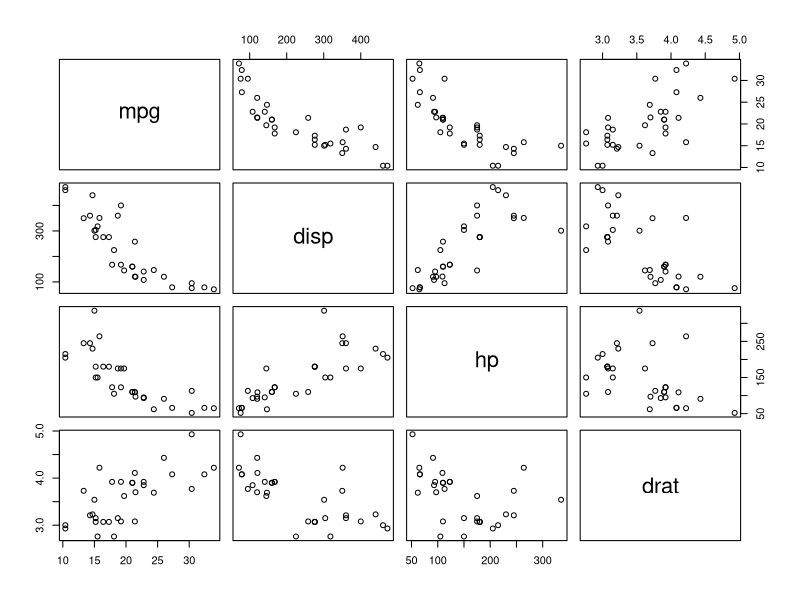
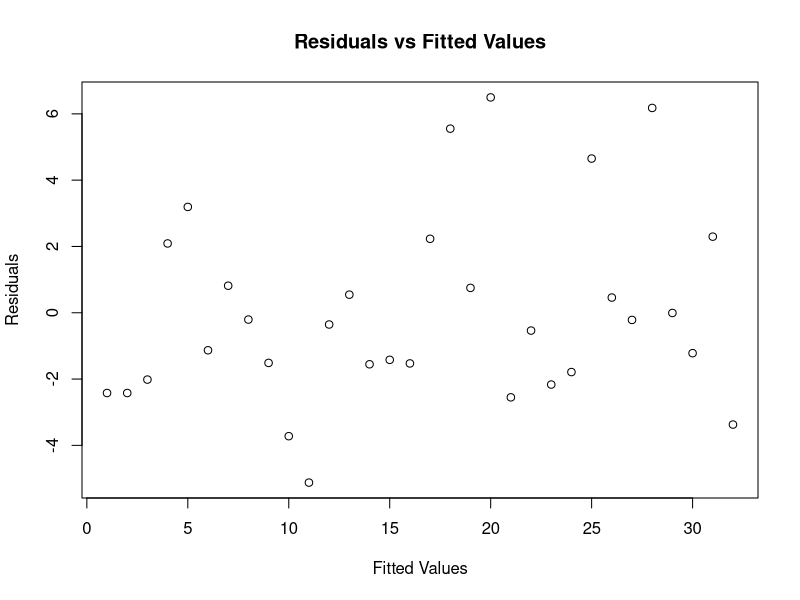

Source code (R) for these figures, in order:
## ---- chunk 1
# Build the multiple linear regression model
model <- lm(mpg ~ disp + hp + drat, data = mtcars)
## ---- chunk 2
# Examine relationships between variables
pairs(mtcars[,c("mpg","disp","hp","drat")])
## ---- chunk 3
# Plot the residuals
plot(
  model$residuals, 
  main = "Residuals vs Fitted Values", 
  xlab = "Fitted Values", 
  ylab = "Residuals"
  )
